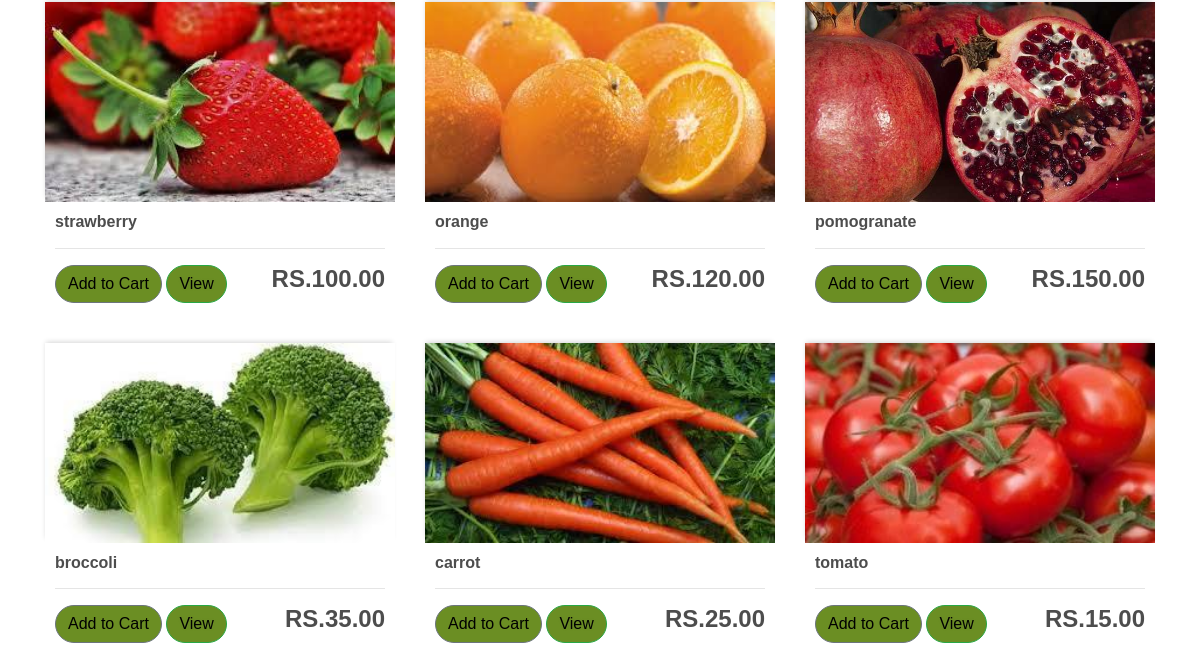
Before: /user/add/ (lower part) with the older database file.
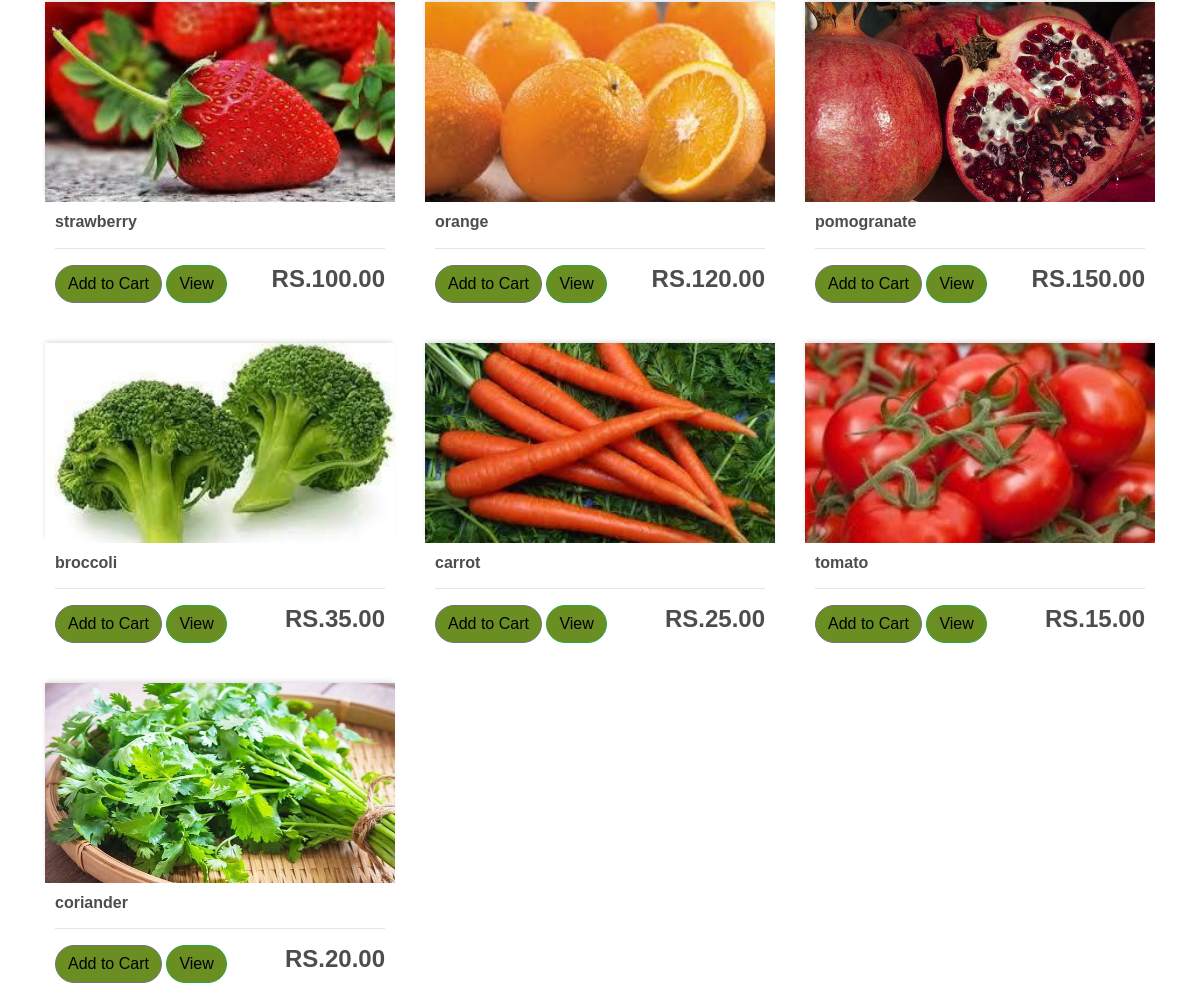
After: the same page with the newer database file.
### atoz_store/models.py (models this page shows, shortened)
class Product(models.Model):
    catagory_choice = (
        ("fruit","fruit"),
        ("dryfruit","dryfruit"),
        ("vegitable","vegitable"),
        ("other","other"),
         )
    name = models.CharField(max_length=128,null=True,)
    catagory = models.CharField(max_length=30,choices= catagory_choice ,null=True)
    price = models.DecimalField(max_digits=7, decimal_places=2)
    image = models.ImageField(null=True,blank=True)
    prodtype =models.BooleanField(default=True)
    @property
    def imageURL(self):
        try:
            url = self.image.url
        except:
            url = ''
        return url

### atoz_store/views.py (the view)
# urls.py: path('',views.store,name="store"),
def store(request):
    if request.user.is_authenticated:
        email = request.user.email
        name = request.user.first_name
        customer,created = Customer.objects.get_or_create(
            email=email,
        )
        customer.name = name
        customer.save()
        order,created = Order.objects.get_or_create(customer=customer,complete=False)
        items= order.orderitem_set.all()
        cartItems = order.get_cart_items
    else:
        try:
            cart = json.loads(request.COOKIES['cart'])
        except:
            cart = {}
        items = []
        order = {'get_cart_total':0,'get_cart_items':0}
        cartItems = order['get_cart_items']
        print(cartItems)
        for  i  in cart:
            try:
                cartItems += 1
            except:pass
    products = Product.objects.all()
    context = {'products':products,'cartItems':cartItems}
    return render(request ,'atoz_store/store.html',context)

### atoz_store/Templates/atoz_store/store.html (shortened to what this page needs)
{% extends 'atoz_store/main.html' %}
{% load static %}
{% block content %}
<br>
<br>
<br>
	<div class="row">
		{% for product in products %}
		<div id="eachproduct"   class="col-lg-4">
			<img class="thumbnail" src="{{product.imageURL}}" alt="not found">
			<div  class="box-element product">
				<h6><strong>{{product.name}}</strong></h6>
				<hr>
				<button id="addToCart" data-product="{{product.id}}"  data-flagu="{{product.prodtype}}" data-action="add"  class="btn btn-outline-secondary add-btn update-cart">Add to Cart</button>
				<a class="btn btn-outline-success" href="#">View</a>
				<h4 style="display: inline-block; float: right"><strong>RS.{{ product.price|floatformat:2}}</strong></h4>
			</div>
		</div>
		 {% endfor %}
	</div>
{% endblock content %}

Changed rows visible on the page:
added Product: imageURL (picture), name "coriander", price "20.00"
